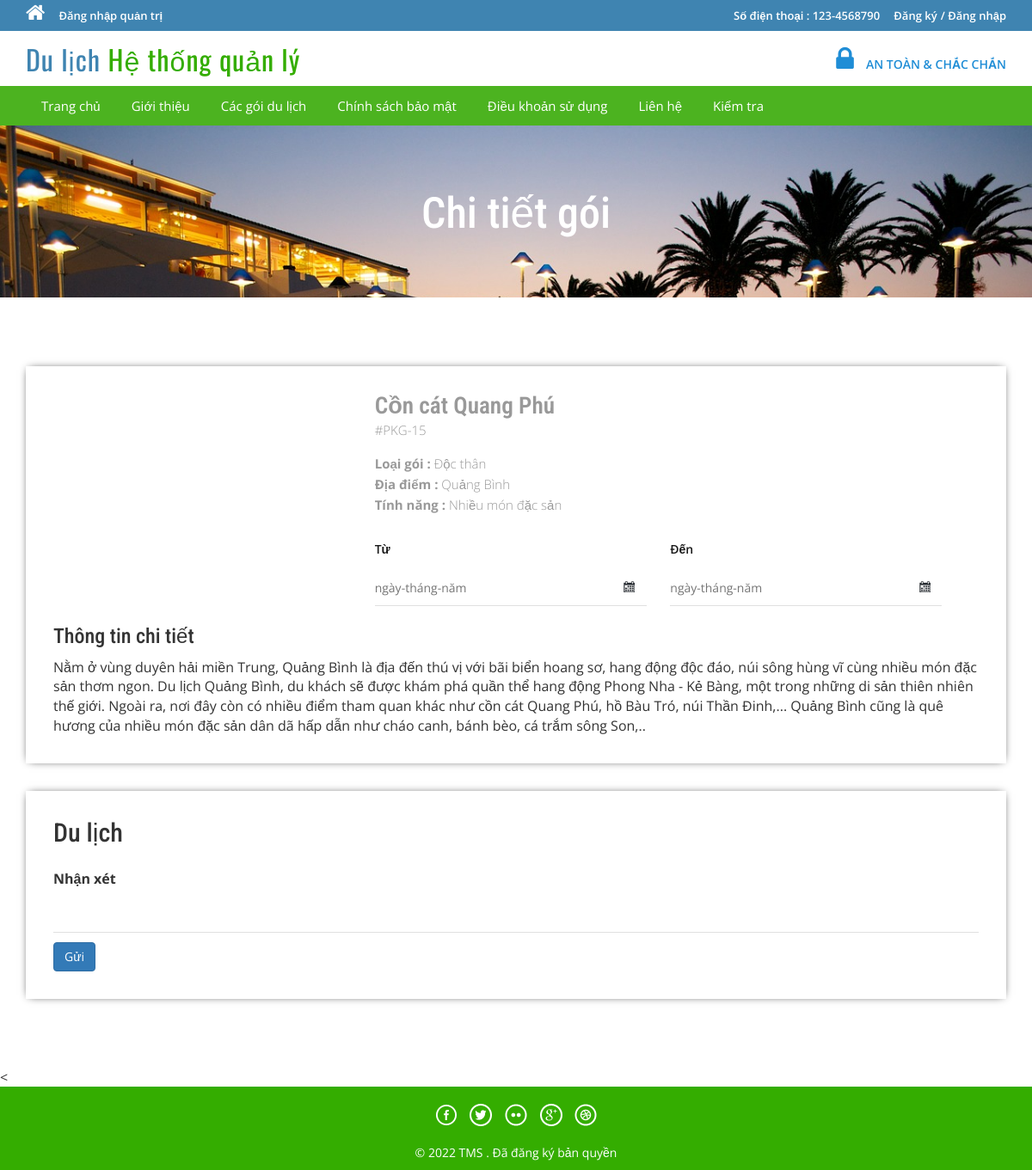
The page /package-details.php?pkgid=15 on the database its author committed.
### tables this page shows
CREATE TABLE `tbltourpackages` (
  `PackageId` int(11) NOT NULL,
  `PackageName` varchar(200) DEFAULT NULL,
  `PackageType` varchar(150) DEFAULT NULL,
  `PackageLocation` varchar(100) DEFAULT NULL,
  `PackagePrice` int(11) DEFAULT NULL,
  `PackageFetures` varchar(255) DEFAULT NULL,
  `PackageDetails` mediumtext DEFAULT NULL,
  `PackageImage` varchar(100) DEFAULT NULL,
  `Creationdate` timestamp NULL DEFAULT current_timestamp(),
  `UpdationDate` timestamp NULL DEFAULT NULL ON UPDATE current_timestamp()
);

### package-details.php (the view, shortened to what this page needs)
<?php
include('includes/config.php');
?>
<!DOCTYPE HTML>
<html>
<head>
<link href="css/bootstrap.css" rel='stylesheet' type='text/css' />
<link href="css/style.css" rel='stylesheet' type='text/css' />
<link href="css/font-awesome.css" rel="stylesheet">
<link href="css/animate.css" rel="stylesheet" type="text/css" media="all">
<link rel="stylesheet" href="css/jquery-ui.css" />
</head>
<body>
<?php include('includes/header.php');?>
<div class="banner-3">
	<div class="container">
		<h1 class="wow zoomIn animated animated" data-wow-delay=".5s" style="visibility: visible; animation-delay: 0.5s; animation-name: zoomIn;"> Chi tiết gói</h1>
	</div>
</div>
<div class="selectroom">
	<div class="container">
<?php
	$pid=intval($_GET['pkgid']);
	$sql = "SELECT * from tbltourpackages where PackageId=:pid";
	$query = $dbh->prepare($sql);
	$query -> bindParam(':pid', $pid, PDO::PARAM_STR);
	$query->execute();
	$results=$query->fetchAll(PDO::FETCH_OBJ);
		if($query->rowCount() > 0)
	{
		foreach($results as $result)
	{
?>
<form name="book" method="post">
		<div class="selectroom_top">
			<div class="col-md-4 selectroom_left wow fadeInLeft animated" data-wow-delay=".5s">
			</div>
			<div class="col-md-8 selectroom_right wow fadeInRight animated" data-wow-delay=".5s">
				<h2><?php echo htmlentities($result->PackageName);?></h2>
				<p class="dow">#PKG-<?php echo htmlentities($result->PackageId);?></p>
				<p><b>Loại gói :</b> <?php echo htmlentities($result->PackageType);?></p>
				<p><b>Địa điểm :</b> <?php echo htmlentities($result->PackageLocation);?></p>
					<p><b>Tính năng :</b> <?php echo htmlentities($result->PackageFetures);?></p>
					<div class="ban-bottom">
				<div class="bnr-right">
				<label class="inputLabel">Từ</label>
				<input class="date" id="datepicker" type="text" placeholder="ngày-tháng-năm"  name="fromdate" required="">
			</div>
			<div class="bnr-right">
				<label class="inputLabel">Đến</label>
				<input class="date" id="datepicker1" type="text" placeholder="ngày-tháng-năm" name="todate" required="">
			</div>
			</div>
				<div class="grand">
				</div>
			</div>
		<h3>Thông tin chi tiết</h3>
				<p style="padding-top: 1%"><?php echo htmlentities($result->PackageDetails);?> </p>
		</div>
		<div class="selectroom_top">
			<h2>Du lịch</h2>
			<div class="selectroom-info animated wow fadeInUp animated" data-wow-duration="1200ms" data-wow-delay="500ms" style="visibility: visible; animation-duration: 1200ms; animation-delay: 500ms; animation-name: fadeInUp; margin-top: -70px">
				<ul>
					<li class="spe">
						<label class="inputLabel">Nhận xét</label>
						<input class="special" type="text" name="comment" required="">
					</li>
					<?php if($_SESSION['login'])
					{?>
						<li class="spe" align="center">
					<button type="submit" name="submit2" class="btn-primary btn">Gửi</button>
						</li>
						<?php } else {?>
							<li class="sigi" align="center" style="margin-top: 1%">
							<a href="#" data-toggle="modal" data-target="#myModal4" class="btn-primary btn" > Gửi</a></li>
							<?php } ?>
				</ul>
			</div>
		</div>
		</form>
<?php }} ?>
	</div>
</div>
<
<?php include('includes/footer.php');?>
</body>
</html>

### css/style.css (style rules this page uses)
html, body { font-size: 100%; background: #fff; font-family: 'Open Sans', sans-serif; }
body a,.grid_1,plan_1,plan_1.one,plan_1.two,i.icon1, i.icon2, i.icon3, i.icon4, i.icon5, i.icon6 { transition:0.5s all; -webkit-transition:0.5s all; -moz-transition:0.5s all; -o-transition:0.5s all; -ms-transition:0.5s all; }
h1,h2,h3,h4,h5,h6 { margin:0; font-family: 'Roboto Condensed', sans-serif; }
p { margin:0; }
ul { margin:0; padding:0; }
label { margin:0; }
.bnr-right input[type="text"] { width: 95%; color: #9E9E9E; outline: none; font-size: 14px; padding: 10px 10px; border: 1px solid #9E9E9E; -webkit-appearance: none; margin-top: 10px; }
.date { background: url(../images/date-icon.png) no-repeat 95.5% 45% #fff; cursor: pointer; }
.ban-top .inputLabel,.ban-bottom .inputLabel { display: block; font-weight: 600; font-size: 14px; margin-bottom: 5px; color: #191919; }
.bnr-right { float: left; width:50%; }
.ban-bottom { margin-top: 30px; }
.banner-3 { background: url(../images/6.jpg)no-repeat; background-size: cover; -webkit-background-size: cover; -o-background-size: cover; -ms-background-size: cover; -moz-background-size: cover; min-height:200px; }
.banner-3 h1 { font-size: 50px; margin-bottom: 40px; padding: 1.5em 0 0; text-align: center; color: #fff; }
.selectroom { padding: 5em 0 3em; }
.selectroom_top { padding: 2em; box-shadow: 0px 0px 10px -4px #000; margin-bottom: 2em; }
.grand { text-align: right; }
.selectroom_right h2 { font-size: 1.7em; color: #999; font-weight: 600; margin: 0; }
p.dow { font-size: 15px; color: #999; font-weight: 300; line-height: 1.8em; margin-bottom:1em; }
.selectroom_right p { font-size: 15px; line-height: 1.6em; font-weight: 300; color: #999; }
.selectroom-info li { display: inline-block; float: left; }
.selectroom input[type="text"] { width: 92%; color: #9E9E9E; outline: none; font-size: 14px; padding: 10px 0px; border: none; border-bottom:1px solid rgba(0,0,0,.12); -webkit-appearance: none; margin-top: 10px; }
.selectroom-info ul { margin-top: 3em; }
li.spe { width: 100%; margin-top: 3em; }
li.spe input[type="text"] { width: 100%; }

### rows shown on the page
tbltourpackages: PackageName "Cồn cát Quang Phú", PackageId "15", PackageType "Độc thân", PackageLocation "Quảng Bình", PackageFetures "Nhiều món đặc sản", PackageDetails "Nằm ở vùng duyên hải miền Trung, Quảng Bình là địa đến thú vị với bãi biển hoang sơ, hang động độc đáo, núi sông hùng vĩ cùng nhiều món đặc sản thơm ngon. Du lịch Quảng Bình, du khách sẽ được khám phá quần thể hang động Phong Nha - Kẻ Bàng, một trong những di sản thiên nhiên thế giới. Ngoài ra, nơi đây còn có nhiều điểm tham quan khác như cồn cát Quang Phú, hồ Bàu Tró, núi Thần Đinh,... Quảng Bình cũng là quê hương của nhiều món đặc sản dân dã hấp dẫn như cháo canh, bánh bèo, cá trắm sông Son,.."
